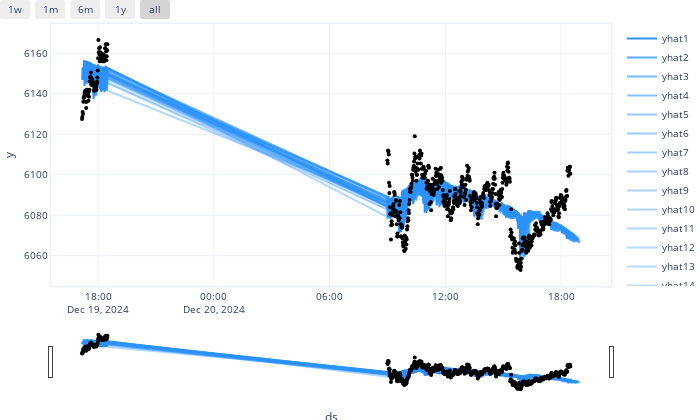

This figure's notebook cell:
### Code cell
import os
import pandas as pd
import torch
from neuralprophet import NeuralProphet, set_log_level

# Configuração Inicial
device = "cuda" if torch.cuda.is_available() else "cpu"  # Define o dispositivo (GPU ou CPU)

# Carregar os Dados
data_path = "new_stats.csv"  # Caminho para o dataset

# Colunas do dataset
target_col = "close"  # Coluna alvo (y) a ser prevista
time_col = "time"  # Coluna de tempo (ds)
lagged_regressor_cols = ["tick_volume", "real_volume", "open"]  # Regressoras com valores defasados
future_regressor_cols = []  # Regressoras futuras (se houver)



df = pd.read_csv(data_path)

# Renomear as Colunas
df.rename(columns={time_col: "ds", target_col: "y"}, inplace=True)
df["ds"] = pd.to_datetime(df["ds"])

# Seleciona apenas as colunas necessárias
required_columns = ["ds", "y"] + lagged_regressor_cols + future_regressor_cols
print(f"required_columns: {required_columns}")
df = df[required_columns]

# Remover todas as linhas que possuem valores nulos
df = df.dropna()

print(f"Numero de linhas do dataset: {len(df)}")


# Verificar valores nulos
print(df.isnull().sum())


# Número de colunas
num_colunas = df.shape[1]
print(f"Número de colunas: {num_colunas}")

# Nome de todas as colunas
nomes_colunas = df.columns.tolist()
print(f"Nome das colunas: {nomes_colunas}")

n_forecasts = 30

model = NeuralProphet(
        yearly_seasonality=False,  # Desabilita sazonalidade anual
        weekly_seasonality=False,  # Desabilita sazonalidade semanal
        daily_seasonality=False,  # Desabilita sazonalidade diária
        n_forecasts=n_forecasts,  # Define o número de previsões
        # n_lags=history_size,  # Define o número de defasagens (lags)
    )

# Adiciona as regressoras defasadas
if len(lagged_regressor_cols)>0:
    model.add_lagged_regressor(lagged_regressor_cols)

print(f"lagged_regressor_cols: {lagged_regressor_cols}")

if len(future_regressor_cols)>0:
    model.add_future_regressor(future_regressor_cols)

print(f"future_regressor_cols: {future_regressor_cols}")


# Define o dispositivo (CPU ou GPU)
if torch.cuda.is_available():
    model.device =  "cuda"
else:
    model.device = "cpu"

print(f"model.device: {model.device}")


set_log_level("ERROR")
# set the model to expect these events
#m = m.add_events(["playoff", "superbowl"])
# create the data df with events
# history_df = model.create_df_with_events(df, )
metrics = model.fit(df, freq="1min")
# forecast with events known ahead
future = model.make_future_dataframe(
    df, periods=n_forecasts, n_historic_predictions=len(df)
)

print(future)

forecast = model.predict(df=future)

future.to_csv("IGOR123123.CSV")

# Visualize the forecast
model.plot(forecast)

### Figure 1 — Plotly figure (JSON) as saved in the notebook; plotly's stock layout.template omitted (floating-point values rounded to 4 significant figures; data arrays with more than 128 entries replaced by an {"elided": "..."} marker saying what was removed)
{"data": [{"fill": "none", "line": {"color": "rgba(45, 146, 255, 1.0)", "width": 2}, "mode": "lines", "name": "yhat1", "type": "scatter", "x": {"elided": "680 str values"}, "y": {"elided": "680 float values"}}, {"fill": "none", "line": {"color": "rgba(45, 146, 255, 0.7714285714285714)", "width": 2}, "mode": "lines", "name": "yhat2", "type": "scatter", "x": {"elided": "680 str values"}, "y": {"elided": "680 float values"}}, {"fill": "none", "line": {"color": "rgba(45, 146, 255, 0.6444444444444444)", "width": 2}, "mode": "lines", "name": "yhat3", "type": "scatter", "x": {"elided": "680 str values"}, "y": {"elided": "680 float values"}}, {"fill": "none", "line": {"color": "rgba(45, 146, 255, 0.5636363636363637)", "width": 2}, "mode": "lines", "name": "yhat4", "type": "scatter", "x": {"elided": "680 str values"}, "y": {"elided": "680 float values"}}, {"fill": "none", "line": {"color": "rgba(45, 146, 255, 0.5076923076923077)", "width": 2}, "mode": "lines", "name": "yhat5", "type": "scatter", "x": {"elided": "680 str values"}, "y": {"elided": "680 float values"}}, {"fill": "none", "line": {"color": "rgba(45, 146, 255, 0.4666666666666667)", "width": 2}, "mode": "lines", "name": "yhat6", "type": "scatter", "x": {"elided": "680 str values"}, "y": {"elided": "680 float values"}}, {"fill": "none", "line": {"color": "rgba(45, 146, 255, 0.43529411764705883)", "width": 2}, "mode": "lines", "name": "yhat7", "type": "scatter", "x": {"elided": "680 str values"}, "y": {"elided": "680 float values"}}, {"fill": "none", "line": {"color": "rgba(45, 146, 255, 0.4105263157894737)", "width": 2}, "mode": "lines", "name": "yhat8", "type": "scatter", "x": {"elided": "680 str values"}, "y": {"elided": "680 float values"}}, {"fill": "none", "line": {"color": "rgba(45, 146, 255, 0.3904761904761905)", "width": 2}, "mode": "lines", "name": "yhat9", "type": "scatter", "x": {"elided": "680 str values"}, "y": {"elided": "680 float values"}}, {"fill": "none", "line": {"color": "rgba(45, 146, 255, 0.3739130434782609)", "width": 2}, "mode": "lines", "name": "yhat10", "type": "scatter", "x": {"elided": "680 str values"}, "y": {"elided": "680 float values"}}, {"fill": "none", "line": {"color": "rgba(45, 146, 255, 0.36)", "width": 2}, "mode": "lines", "name": "yhat11", "type": "scatter", "x": {"elided": "680 str values"}, "y": {"elided": "680 float values"}}, {"fill": "none", "line": {"color": "rgba(45, 146, 255, 0.34814814814814815)", "width": 2}, "mode": "lines", "name": "yhat12", "type": "scatter", "x": {"elided": "680 str values"}, "y": {"elided": "680 float values"}}, {"fill": "none", "line": {"color": "rgba(45, 146, 255, 0.33793103448275863)", "width": 2}, "mode": "lines", "name": "yhat13", "type": "scatter", "x": {"elided": "680 str values"}, "y": {"elided": "680 float values"}}, {"fill": "none", "line": {"color": "rgba(45, 146, 255, 0.32903225806451614)", "width": 2}, "mode": "lines", "name": "yhat14", "type": "scatter", "x": {"elided": "680 str values"}, "y": {"elided": "680 float values"}}, {"fill": "none", "line": {"color": "rgba(45, 146, 255, 0.3212121212121212)", "width": 2}, "mode": "lines", "name": "yhat15", "type": "scatter", "x": {"elided": "680 str values"}, "y": {"elided": "680 float values"}}, {"fill": "none", "line": {"color": "rgba(45, 146, 255, 0.3142857142857143)", "width": 2}, "mode": "lines", "name": "yhat16", "type": "scatter", "x": {"elided": "680 str values"}, "y": {"elided": "680 float values"}}, {"fill": "none", "line": {"color": "rgba(45, 146, 255, 0.3081081081081081)", "width": 2}, "mode": "lines", "name": "yhat17", "type": "scatter", "x": {"elided": "680 str values"}, "y": {"elided": "680 float values"}}, {"fill": "none", "line": {"color": "rgba(45, 146, 255, 0.3025641025641026)", "width": 2}, "mode": "lines", "name": "yhat18", "type": "scatter", "x": {"elided": "680 str values"}, "y": {"elided": "680 float values"}}, {"fill": "none", "line": {"color": "rgba(45, 146, 255, 0.29756097560975614)", "width": 2}, "mode": "lines", "name": "yhat19", "type": "scatter", "x": {"elided": "680 str values"}, "y": {"elided": "680 float values"}}, {"fill": "none", "line": {"color": "rgba(45, 146, 255, 0.2930232558139535)", "width": 2}, "mode": "lines", "name": "yhat20", "type": "scatter", "x": {"elided": "680 str values"}, "y": {"elided": "680 float values"}}, {"fill": "none", "line": {"color": "rgba(45, 146, 255, 0.2888888888888889)", "width": 2}, "mode": "lines", "name": "yhat21", "type": "scatter", "x": {"elided": "680 str values"}, "y": {"elided": "680 float values"}}, {"fill": "none", "line": {"color": "rgba(45, 146, 255, 0.2851063829787234)", "width": 2}, "mode": "lines", "name": "yhat22", "type": "scatter", "x": {"elided": "680 str values"}, "y": {"elided": "680 float values"}}, {"fill": "none", "line": {"color": "rgba(45, 146, 255, 0.2816326530612245)", "width": 2}, "mode": "lines", "name": "yhat23", "type": "scatter", "x": {"elided": "680 str values"}, "y": {"elided": "680 float values"}}, {"fill": "none", "line": {"color": "rgba(45, 146, 255, 0.2784313725490196)", "width": 2}, "mode": "lines", "name": "yhat24", "type": "scatter", "x": {"elided": "680 str values"}, "y": {"elided": "680 float values"}}, {"fill": "none", "line": {"color": "rgba(45, 146, 255, 0.27547169811320754)", "width": 2}, "mode": "lines", "name": "yhat25", "type": "scatter", "x": {"elided": "680 str values"}, "y": {"elided": "680 float values"}}, {"fill": "none", "line": {"color": "rgba(45, 146, 255, 0.2727272727272727)", "width": 2}, "mode": "lines", "name": "yhat26", "type": "scatter", "x": {"elided": "680 str values"}, "y": {"elided": "680 float values"}}, {"fill": "none", "line": {"color": "rgba(45, 146, 255, 0.27017543859649124)", "width": 2}, "mode": "lines", "name": "yhat27", "type": "scatter", "x": {"elided": "680 str values"}, "y": {"elided": "680 float values"}}, {"fill": "none", "line": {"color": "rgba(45, 146, 255, 0.2677966101694915)", "width": 2}, "mode": "lines", "name": "yhat28", "type": "scatter", "x": {"elided": "680 str values"}, "y": {"elided": "680 float values"}}, {"fill": "none", "line": {"color": "rgba(45, 146, 255, 0.2655737704918033)", "width": 2}, "mode": "lines", "name": "yhat29", "type": "scatter", "x": {"elided": "680 str values"}, "y": {"elided": "680 float values"}}, {"fill": "none", "line": {"color": "rgba(45, 146, 255, 0.2634920634920635)", "width": 2}, "mode": "lines", "name": "yhat30", "type": "scatter", "x": {"elided": "680 str values"}, "y": {"elided": "680 float values"}}, {"marker": {"color": "black", "size": 4}, "mode": "markers", "name": "Actual", "type": "scatter", "x": {"elided": "680 str values"}, "y": {"elided": "680 float values"}}], "layout": {"autosize": true, "font": {"size": 10}, "height": 420, "hovermode": "x unified", "margin": {"b": 0, "l": 0, "pad": 0, "r": 10, "t": 10}, "showlegend": true, "title": {"font": {"size": 12}}, "width": 700, "xaxis": {"linewidth": 1.5, "mirror": true, "rangeselector": {"buttons": [{"count": 7, "label": "1w", "step": "day", "stepmode": "backward"}, {"count": 1, "label": "1m", "step": "month", "stepmode": "backward"}, {"count": 6, "label": "6m", "step": "month", "stepmode": "backward"}, {"count": 1, "label": "1y", "step": "year", "stepmode": "backward"}, {"step": "all"}]}, "rangeslider": {"visible": true}, "showline": true, "title": {"text": "ds"}, "type": "date"}, "yaxis": {"linewidth": 1.5, "mirror": true, "showline": true, "title": {"text": "y"}}}}
